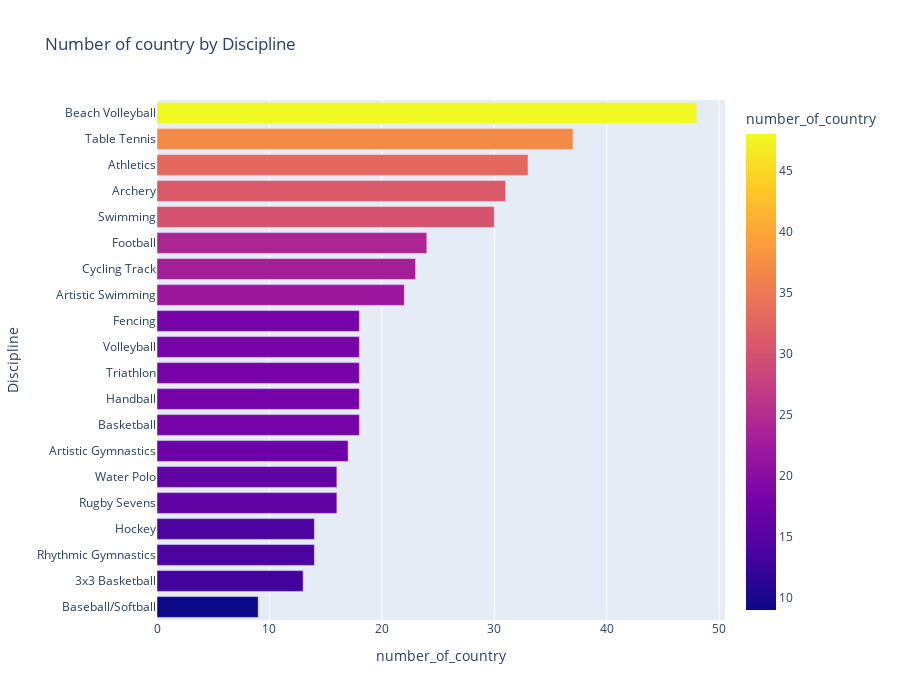

Write notebook code for a chart like this one.
### Code cell
fig = px.bar(pd_teams_query, x='number_of_country', y='Discipline', color='number_of_country',
             title='Number of country by Discipline', height=700)
fig.show()

### Figure 1 — Plotly figure (JSON) as saved in the notebook; plotly's stock layout.template omitted (floating-point values rounded to 4 significant figures)
{"data": [{"alignmentgroup": "True", "hovertemplate": "number_of_country=%{marker.color}<br>Discipline=%{y}<extra></extra>", "legendgroup": "", "marker": {"color": [9, 13, 14, 14, 16, 16, 17, 18, 18, 18, 18, 18, 22, 23, 24, 30, 31, 33, 37, 48], "coloraxis": "coloraxis", "pattern": {"shape": ""}}, "name": "", "offsetgroup": "", "orientation": "h", "showlegend": false, "textposition": "auto", "type": "bar", "x": [9, 13, 14, 14, 16, 16, 17, 18, 18, 18, 18, 18, 22, 23, 24, 30, 31, 33, 37, 48], "xaxis": "x", "y": ["Baseball/Softball", "3x3 Basketball", "Rhythmic Gymnastics", "Hockey", "Rugby Sevens", "Water Polo", "Artistic Gymnastics", "Basketball", "Handball", "Triathlon", "Volleyball", "Fencing", "Artistic Swimming", "Cycling Track", "Football", "Swimming", "Archery", "Athletics", "Table Tennis", "Beach Volleyball"], "yaxis": "y"}], "layout": {"barmode": "relative", "coloraxis": {"colorbar": {"title": {"text": "number_of_country"}}, "colorscale": [[0, "#0d0887"], [0.1111, "#46039f"], [0.2222, "#7201a8"], [0.3333, "#9c179e"], [0.4444, "#bd3786"], [0.5556, "#d8576b"], [0.6667, "#ed7953"], [0.7778, "#fb9f3a"], [0.8889, "#fdca26"], [1, "#f0f921"]]}, "height": 700, "legend": {"tracegroupgap": 0}, "title": {"text": "Number of country by Discipline"}, "xaxis": {"anchor": "y", "domain": [0, 1], "title": {"text": "number_of_country"}}, "yaxis": {"anchor": "x", "domain": [0, 1], "title": {"text": "Discipline"}}}}
